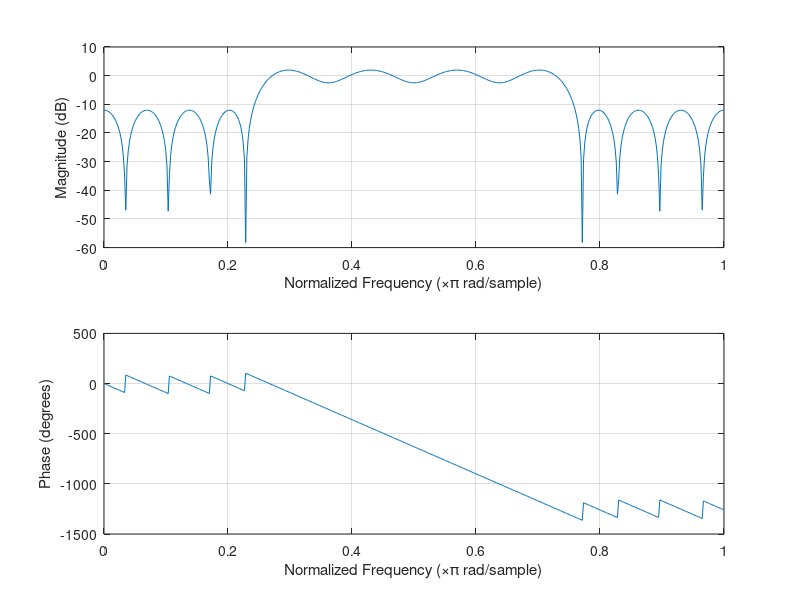

The MATLAB script that drew this image:
fbe=[0 0.24 0.26 0.74 0.76 1]; % freq band edges as a fraction of
% the Nyquist f requency
damps=[0 0 1 1 0 0]; % des i r ed amplitudes at band edges
fl=30; % filter size
b=firpm(fl, fbe , damps); % b i s the designed impulse response
figure(1)
freqz(b) % plot f r eq response to check design